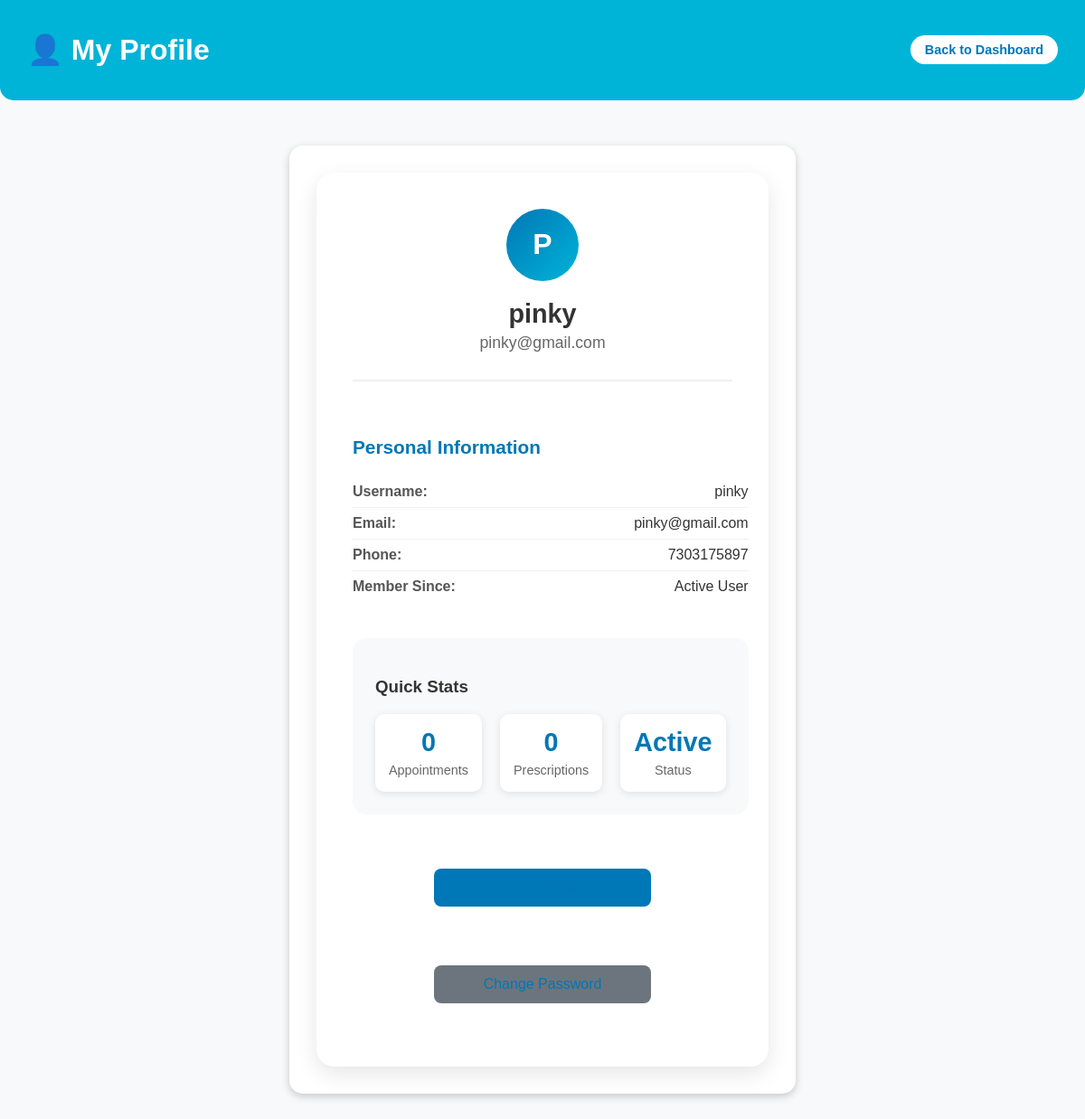
Screenshot of /profile (signed in) with the database file from the repository.
### tables this page shows
CREATE TABLE users (
            id INTEGER PRIMARY KEY AUTOINCREMENT,
            username TEXT NOT NULL,
            email TEXT NOT NULL,
            phone TEXT,
            password TEXT NOT NULL
        );

### app.py (the view)
@app.route('/profile')
def view_profile():
    if 'username' not in session:
        return redirect(url_for('login'))
    username = session['username']
    conn = sqlite3.connect('users.db')
    cur = conn.cursor()
    cur.execute("SELECT * FROM users WHERE username = ?", (username,))
    user = cur.fetchone()
    conn.close()
    return render_template('profile.html', user=user)

### templates/profile.html (shortened to what this page needs)
<!DOCTYPE html>
<html lang="en">
<head>
    <link rel="stylesheet" href="{{ url_for('static', filename='style.css') }}">
</head>
<body>
    <header class="dashboard-header">
        <h1>👤 My Profile</h1>
        <a href="{{ url_for('dashboard') }}" class="logout-btn">Back to Dashboard</a>
    </header>
    <main class="container">
        <div class="profile-card">
            <div class="profile-header">
                <div class="profile-avatar">
                    {{ user[1][0].upper() }}
                </div>
                <h2>{{ user[1] }}</h2>
                <p class="profile-email">{{ user[2] }}</p>
            </div>
            <div class="profile-details">
                <div class="detail-section">
                    <h3>Personal Information</h3>
                    <div class="detail-row">
                        <span class="label">Username:</span>
                        <span class="value">{{ user[1] }}</span>
                    </div>
                    <div class="detail-row">
                        <span class="label">Email:</span>
                        <span class="value">{{ user[2] }}</span>
                    </div>
                    <div class="detail-row">
                        <span class="label">Phone:</span>
                        <span class="value">{{ user[3] if user[3] else 'Not provided' }}</span>
                    </div>
                    <div class="detail-row">
                        <span class="label">Member Since:</span>
                        <span class="value">Active User</span>
                    </div>
                </div>
                <div class="profile-stats">
                    <h3>Quick Stats</h3>
                    <div class="stats-grid">
                        <div class="stat-item">
                            <span class="stat-number">0</span>
                            <span class="stat-label">Appointments</span>
                        </div>
                        <div class="stat-item">
                            <span class="stat-number">0</span>
                            <span class="stat-label">Prescriptions</span>
                        </div>
                        <div class="stat-item">
                            <span class="stat-number">Active</span>
                            <span class="stat-label">Status</span>
                        </div>
                    </div>
                </div>
            </div>
            <div class="profile-actions">
                <a href="{{ url_for('edit_profile') }}" class="btn">Edit Profile</a>
                <a href="{{ url_for('change_password') }}" class="btn btn-secondary">Change Password</a>
            </div>
        </div>
    </main>
</body>
</html>

### static/style.css (style rules this page uses)
body { font-family: 'Poppins', sans-serif; margin: 0; background-color: #f8f9fa; color: #333; }
header { background-color: #0077b6; color: white; padding: 15px 0; }
.logout-btn { padding: 8px 18px; background-color: #00b4d8; color: white; border: none; border-radius: 20px; cursor: pointer; font-size: 0.9em; transition: 0.3s; }
.dashboard-header { display: flex; justify-content: space-between; align-items: center; background-color: #00b4d8; color: white; padding: 15px 30px; border-radius: 0 0 15px 15px; }
.logout-btn { background-color: white; color: #0077b6; padding: 8px 16px; border-radius: 25px; text-decoration: none; font-weight: 600; transition: 0.3s; }
.btn { display: block; width: 200px; margin: 30px auto; padding: 12px 20px; background-color: #0077b6; color: white; text-decoration: none; border: none; border-radius: 8px; font-size: 1em; cursor: pointer; transition: 0.3s; text-align: center; }
.container { max-width: 500px; margin: 50px auto; padding: 30px; background-color: white; border-radius: 15px; box-shadow: 0 3px 10px rgba(0,0,0,0.2); }
.container h2 { text-align: center; color: #0077b6; margin-bottom: 20px; }
.container a { display: block; text-align: center; margin-top: 20px; color: #0077b6; text-decoration: none; }
.detail-row { display: flex; justify-content: space-between; padding: 8px 0; border-bottom: 1px solid #f0f0f0; }
.detail-row:last-child { border-bottom: none; }
.label { font-weight: 600; color: #555; }
.value { color: #333; }
.profile-card { background: white; border-radius: 20px; padding: 40px; box-shadow: 0 8px 25px rgba(0,0,0,0.1); max-width: 800px; margin: 0 auto; }
.profile-header { text-align: center; margin-bottom: 40px; padding-bottom: 30px; border-bottom: 2px solid #f0f0f0; }
.profile-avatar { width: 80px; height: 80px; background: linear-gradient(135deg, #0077b6, #00b4d8); border-radius: 50%; display: flex; align-items: center; justify-content: center; font-size: 2em; color: white; font-weight: bold; margin: 0 auto 20px; }
.profile-header h2 { color: #333; margin: 0 0 5px 0; font-size: 1.8em; }
.profile-email { color: #666; margin: 0; font-size: 1.1em; }
.profile-details { display: grid; gap: 40px; margin-bottom: 40px; }
.detail-section h3 { color: #0077b6; margin-bottom: 20px; font-size: 1.3em; }
.profile-stats { background: #f8f9fa; padding: 25px; border-radius: 15px; }
.stats-grid { display: grid; grid-template-columns: repeat(3, 1fr); gap: 20px; }
.stat-item { text-align: center; padding: 15px; background: white; border-radius: 10px; box-shadow: 0 2px 8px rgba(0,0,0,0.1); }
.stat-number { display: block; font-size: 1.8em; font-weight: bold; color: #0077b6; margin-bottom: 5px; }
.stat-label { color: #666; font-size: 0.9em; }
.profile-actions { display: flex; gap: 15px; justify-content: center; flex-wrap: wrap; }
.btn-secondary { background-color: #6c757d; color: white; }

### rows the page displays
users: username "P", username "pinky", email "pinky@gmail.com", phone "7303175897"
